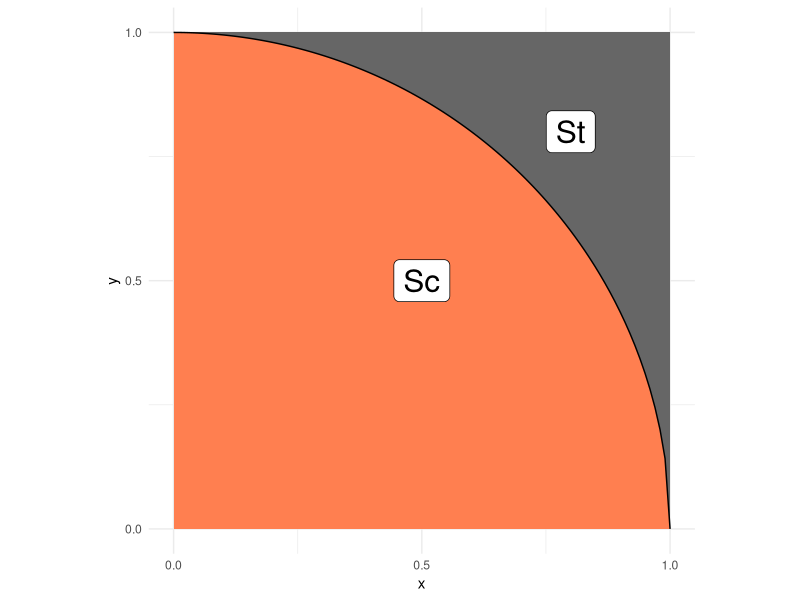
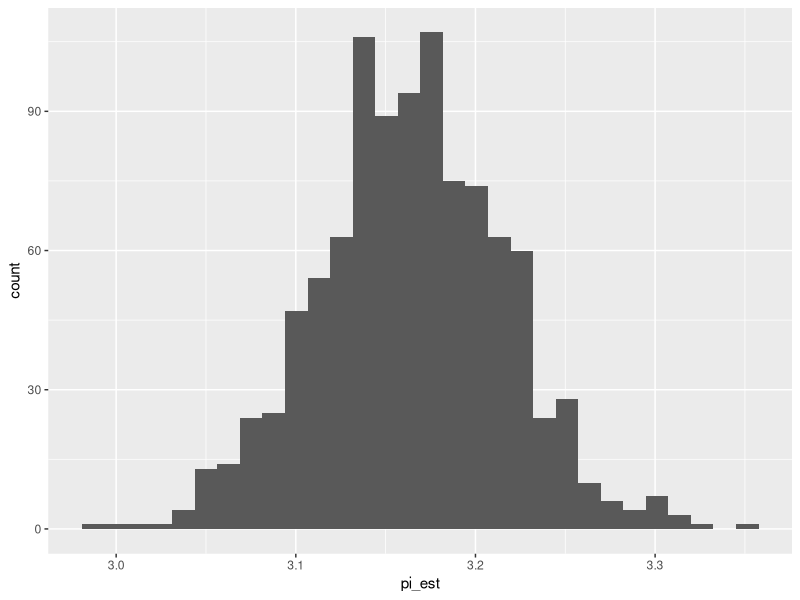

Write the R code that produced these figures, in order.
## ---- chunk 1
library(tidyverse)
library(rsample)
## ---- chunk 2
## NOTE: No need to edit; this visual helps explain the pi estimation scheme
tibble(x = seq(0, 1, length.out = 100)) %>%
  mutate(y = sqrt(1 - x^2)) %>%

  ggplot(aes(x, y)) +
  annotate(
    "rect",
    xmin = 0, ymin = 0, xmax = 1, ymax = 1,
    fill = "grey40",
    size = 1
  ) +
  geom_ribbon(aes(ymin = 0, ymax = y), fill = "coral") +
  geom_line() +
  annotate(
    "label",
    x = 0.5, y = 0.5, label = "Sc",
    size = 8
  ) +
  annotate(
    "label",
    x = 0.8, y = 0.8, label = "St",
    size = 8
  ) +
  scale_x_continuous(breaks = c(0, 1/2, 1)) +
  scale_y_continuous(breaks = c(0, 1/2, 1)) +
  theme_minimal() +
  coord_fixed()
## ---- chunk 3
## TASK: Choose a sample size and generate samples
n <- 1000 # Choose a sample size
df_q1 <- tibble(
  x = runif(n, min = 0, max = 1),
  y = runif(n, min = 0, max = 1)
) # Generate the data
## ---- chunk 4
## NOTE: Do not edit this code
# Correct sample size
assertthat::assert_that(
  dim(df_q1) %>% 
    .[[1]] == n,
  msg = "The sample size should be `n`"
)
# Correct column names
assertthat::assert_that(
  setequal(names(df_q1), c("x", "y")),
  msg = "df_q1 must include the columns `x` and `y`"
)
print("Good")
## ---- chunk 5
## TASK: Finish implementing this function
stat <- function(x, y) {
  # TODO: Finish implementing this function
  if_else(x^2 + y^2 <= 1, 4, 0)
}
## ---- chunk 6
## TASK: Finish writing these assert statements

# Check the value for points *inside* the circle
assertthat::assert_that(
  tibble(x = 0.5, y = 0.5) %>% # Pick a point *inside* the circle
    mutate(stat = stat(x, y)) %>% 
    pull(stat) %>% 
    .[[1]] ==
  4, # Write the correct value of stat() here
  msg = "Incorrect value when a point is inside the circle"
)

# Check the value for points *outside* the circle
assertthat::assert_that(
  tibble(x = 0.9, y = 0.9) %>% # Pick a point *outside* the circle
    mutate(stat = stat(x, y)) %>% 
    pull(stat) %>% 
    .[[1]] ==
  0, # Write the correct value of stat() here
  msg = "Incorrect value when a point is outside the circle"
)
print("Your assertions passed, but make sure they're checking the right thing!")
## ---- chunk 7
## TASK: Estimate pi using your data from q1
df_q3 <- 
  df_q1 %>% mutate(in_A = stat(x, y)) %>%
    summarize(count_total = n(), count_A = sum(in_A), pi_est = mean(in_A))
  # TODO: Estimate pi as the column `pi_est`
df_q3
## ---- chunk 8
## NOTE: Do not edit this code
# Correct sample size
assertthat::assert_that(
  dim(df_q3) %>% 
    .[[1]] == 1,
  msg = "This result should have just one row"
)
# # Correct column names
# assertthat::assert_that(
#   setequal(names(df_q3), c("pi_est")),
#   msg = "df_q3 must include the column `pi_est`"
# )
print("Good")
# I don't know what's wrong here... I do have the column pi_est...
## ---- chunk 9
## TASK: Finish the code below
df_q4 <- 
  df_q1 %>% 
  bootstraps(., times = 1000) %>% 
  mutate(
    pi_est = map_dbl(
      splits,
      function(split_df) {
        analysis(split_df) %>% 
          # Estimate pi (pi_est) using the resampled data;
          # this should be *identical* to the
          # code you wrote for q3
          mutate(in_A = stat(x, y)) %>%
            summarize(pi_est = mean(in_A)) %>%
          pull(pi_est)
      }
    )
  )

## NOTE: Do not edit; use this to visualize your results
df_q4 %>% 
  ggplot(aes(pi_est)) +
  geom_histogram()
## ---- chunk 10
## TASK: Compute a bootstrap confidence interval at the 95% level (alpha = 0.05)
df_q5 <- 
  df_q4 %>% 
  summarize(
    # TODO: Compute pi_lo and pi_up
    pi_lo = quantile(pi_est, probs = 0.025),
    pi_up = quantile(pi_est, probs = 0.975)
  )

df_q5
## ---- chunk 11
df_q1 %>% mutate(indicator = as.numeric(x^2 + y^2 <= 1)) %>%
  summarise(
    pi_est = 4 * mean(indicator),
    se = sqrt(16 * mean(indicator) * (1 - mean(indicator)) / n)
  ) %>%
  mutate(
    lower = pi_est - 1.96 * se,
    upper = pi_est + 1.96 * se
  )
